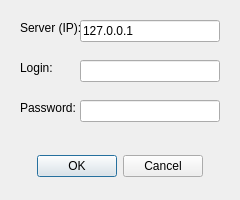
<?xml version="1.0" encoding="UTF-8"?>
<ui version="4.0">
 <class>SupTanquesLogin</class>
 <widget class="QDialog" name="SupTanquesLogin">
  <property name="geometry">
   <rect>
    <x>0</x>
    <y>0</y>
    <width>240</width>
    <height>200</height>
   </rect>
  </property>
  <property name="windowTitle">
   <string>Dialog</string>
  </property>
  <widget class="QDialogButtonBox" name="buttonBox">
   <property name="geometry">
    <rect>
     <x>20</x>
     <y>150</y>
     <width>200</width>
     <height>32</height>
    </rect>
   </property>
   <property name="orientation">
    <enum>Qt::Horizontal</enum>
   </property>
   <property name="standardButtons">
    <set>QDialogButtonBox::Cancel|QDialogButtonBox::Ok</set>
   </property>
   <property name="centerButtons">
    <bool>true</bool>
   </property>
  </widget>
  <widget class="QLabel" name="labelLogin">
   <property name="geometry">
    <rect>
     <x>20</x>
     <y>60</y>
     <width>60</width>
     <height>16</height>
    </rect>
   </property>
   <property name="text">
    <string>Login:</string>
   </property>
  </widget>
  <widget class="QLineEdit" name="lineEditLogin">
   <property name="geometry">
    <rect>
     <x>80</x>
     <y>60</y>
     <width>140</width>
     <height>22</height>
    </rect>
   </property>
  </widget>
  <widget class="QLabel" name="labelPassword">
   <property name="geometry">
    <rect>
     <x>20</x>
     <y>100</y>
     <width>60</width>
     <height>16</height>
    </rect>
   </property>
   <property name="text">
    <string>Password:</string>
   </property>
  </widget>
  <widget class="QLineEdit" name="lineEditPassword">
   <property name="geometry">
    <rect>
     <x>80</x>
     <y>100</y>
     <width>140</width>
     <height>22</height>
    </rect>
   </property>
   <property name="echoMode">
    <enum>QLineEdit::Password</enum>
   </property>
  </widget>
  <widget class="QLabel" name="labelServer">
   <property name="geometry">
    <rect>
     <x>20</x>
     <y>20</y>
     <width>60</width>
     <height>16</height>
    </rect>
   </property>
   <property name="text">
    <string>Server (IP):</string>
   </property>
  </widget>
  <widget class="QLineEdit" name="lineEditServer">
   <property name="geometry">
    <rect>
     <x>80</x>
     <y>20</y>
     <width>140</width>
     <height>22</height>
    </rect>
   </property>
   <property name="text">
    <string>127.0.0.1</string>
   </property>
  </widget>
 </widget>
 <resources/>
 <connections>
  <connection>
   <sender>buttonBox</sender>
   <signal>accepted()</signal>
   <receiver>SupTanquesLogin</receiver>
   <slot>accept()</slot>
   <hints>
    <hint type="sourcelabel">
     <x>248</x>
     <y>254</y>
    </hint>
    <hint type="destinationlabel">
     <x>157</x>
     <y>274</y>
    </hint>
   </hints>
  </connection>
  <connection>
   <sender>buttonBox</sender>
   <signal>rejected()</signal>
   <receiver>SupTanquesLogin</receiver>
   <slot>reject()</slot>
   <hints>
    <hint type="sourcelabel">
     <x>316</x>
     <y>260</y>
    </hint>
    <hint type="destinationlabel">
     <x>286</x>
     <y>274</y>
    </hint>
   </hints>
  </connection>
 </connections>
</ui>
